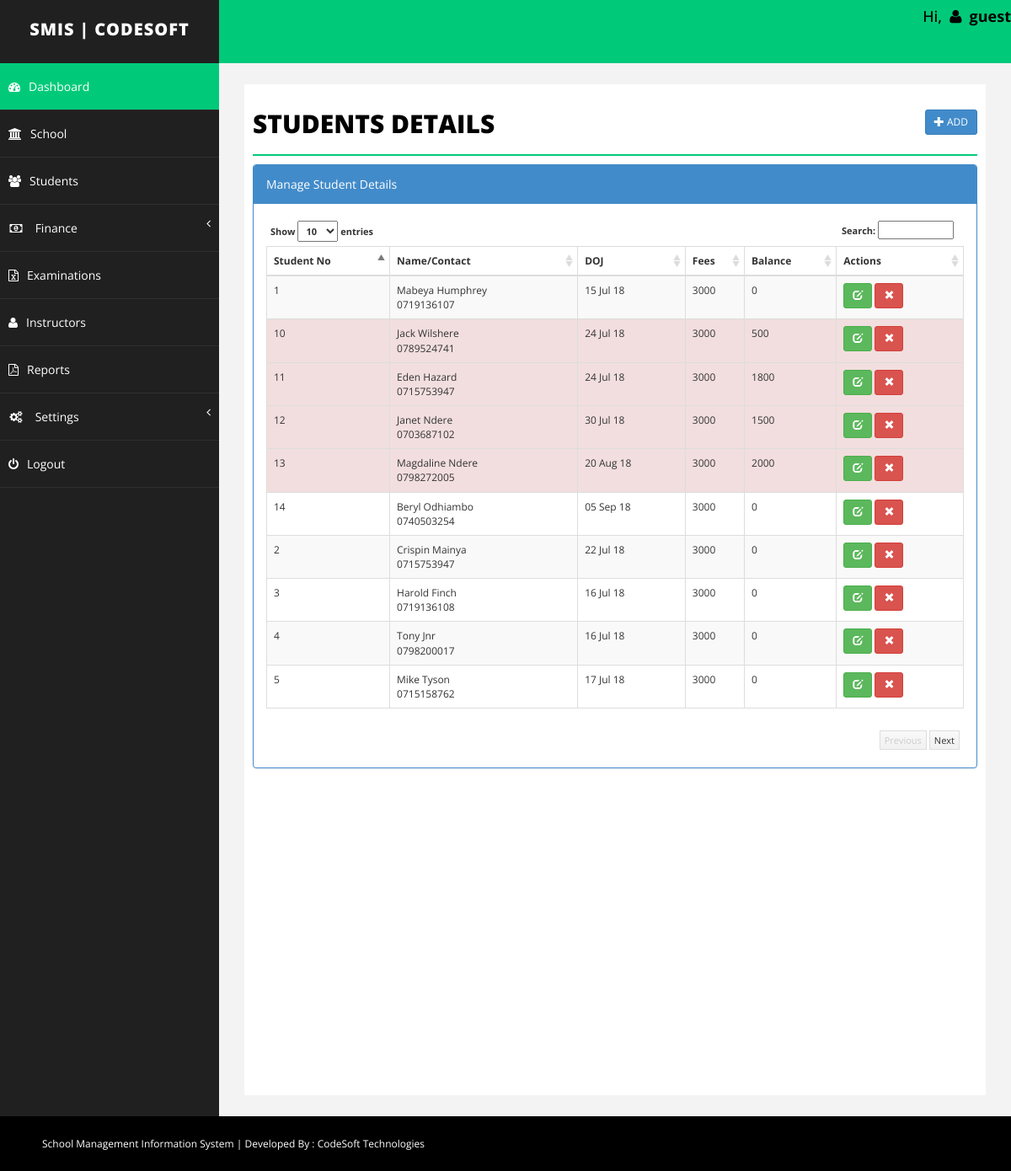
/Students/student.php (signed in), run on an earlier commit of the app's database.
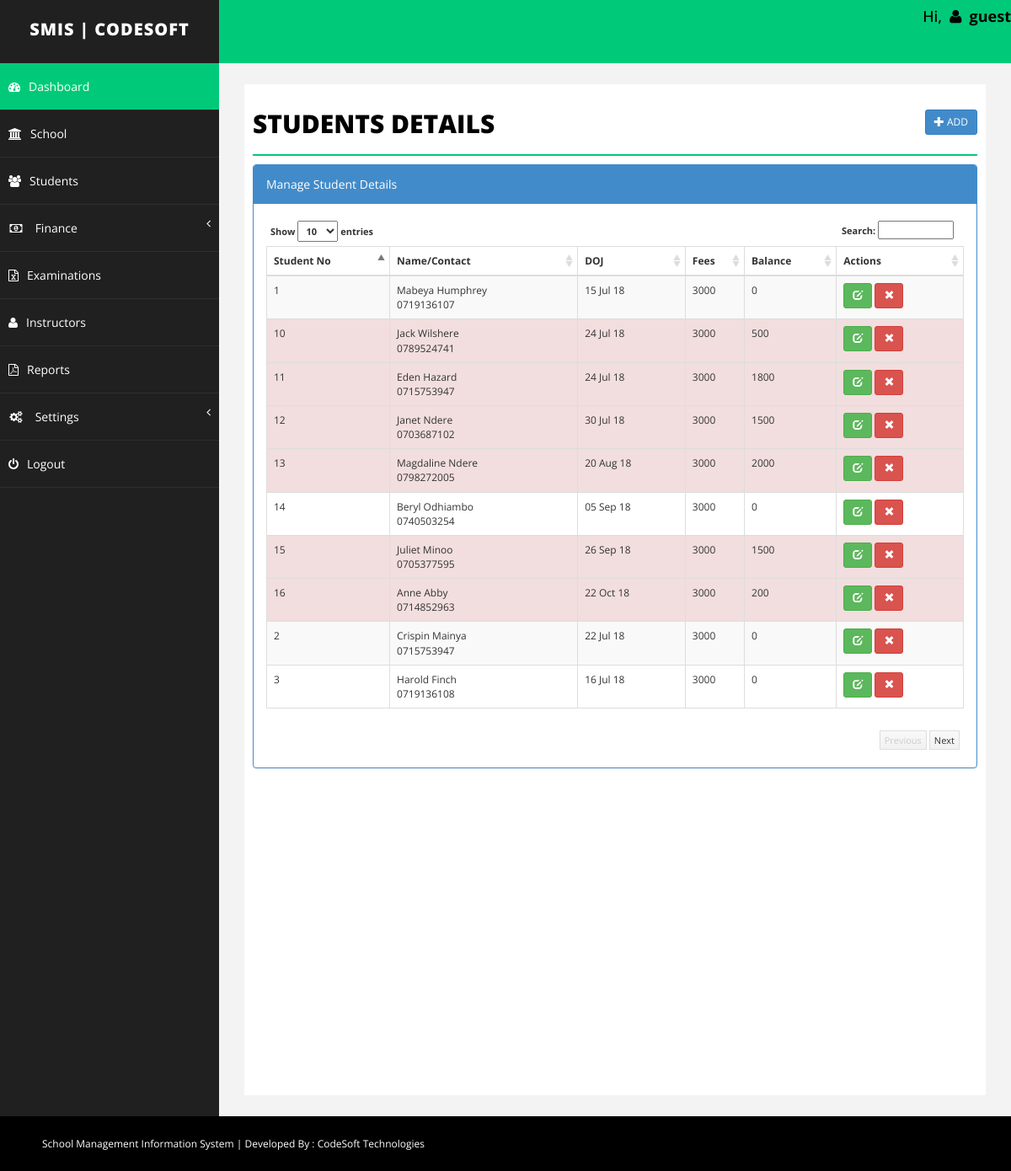
And on a later commit of the database.
### tables this page shows
CREATE TABLE `student` (
  `id` int(255) NOT NULL,
  `emailid` varchar(255) NOT NULL,
  `sname` varchar(255) NOT NULL,
  `joindate` datetime NOT NULL,
  `about` text NOT NULL,
  `contact` varchar(255) NOT NULL,
  `fees` int(255) NOT NULL,
  `branch` varchar(255) NOT NULL,
  `balance` int(255) NOT NULL,
  `delete_status` enum('0','1') NOT NULL DEFAULT '0'
);

### Students/student.php (the view, shortened to what the rows shown need)
<?php
	include("../Include/dbconnect.php");
	$id="";
	$emailid='';
	$sname='';
	$joindate = '';
	$remark='';
	$contact='';
	$balance = 0;
	$fees='';
	$about = '';
	$branch='';
	$action = "add";
?>
<!DOCTYPE html>
<html xmlns="http://www.w3.org/1999/xhtml">
<head>
	<?php include("../Include/links.php"); ?>
</head>
<?php
	include("../Include/header.php");
?>
        <div id="page-wrapper">
            <div id="page-inner">
                <div class="row">
                    <div class="col-md-12">
                        <h1 class="page-head-line">Students Details
							<?php
								echo (isset($_GET['action']) && @$_GET['action']=="add" || @$_GET['action']=="edit")?
								' <a href="student.php" class="btn btn-primary btn-sm pull-right">Back <i class="glyphicon glyphicon-arrow-right"></i></a>':'<a href="student.php?action=add" class="btn btn-primary btn-sm pull-right"><i class="glyphicon glyphicon-plus"></i> Add </a>';
							?>
						</h1>
                    </div>
                </div>
				<?php
				if(isset($_GET['action']) && @$_GET['action']=="add" || @$_GET['action']=="edit")
				{
				?>
				<script type="text/javascript" src="../../js/validation/jquery.validate.min.js"></script>
                	<div class="row">
						<div class="col-sm-10 col-sm-offset-1">
               				<div class="panel panel-primary">
								<div class="panel-heading">
									<?php echo ($action=="add")? "Add Student": "Edit Student"; ?>
								</div>
								<form action="student.php" method="post" id="signupForm1" class="form-horizontal">
                        		<div class="panel-body">
									<fieldset class="scheduler-border" >
						 				<legend  class="scheduler-border">Personal Information:</legend>
											<div class="form-group">
												<label class="col-sm-2 control-label" for="Old">Name* </label>
												<div class="col-sm-10">
													<input type="text" class="form-control" id="sname" name="sname" value="<?php echo $sname;?>"  />
												</div>
											</div>
											<div class="form-group">
													<label class="col-sm-2 control-label" for="Old">Contact* </label>
													<div class="col-sm-10">
														<input type="text" class="form-control" id="contact" name="contact" value="<?php echo $contact;?>" maxlength="10" />
													</div>
											</div>
											<div class="form-group">
												<label class="col-sm-2 control-label" for="Old">Branch* </label>
												<div class="col-sm-10">
													<select  class="form-control" id="branch" name="branch" >
														<option value="" >Select Branch</option>
														<?php
															$sql = "select * from branch where delete_status='0' order by branch.branch asc";
															$q = $conn->query($sql);
															while($r = $q->fetch_assoc())
															{
															echo '<option value="'.$r['id'].'"  '.(($branch==$r['id'])?'selected="selected"':'').'>'.$r['branch'].'</option>';
															}
														?>
													</select>
												</div>
											</div>
											<div class="form-group">
												<label class="col-sm-2 control-label" for="Old">DOJ* </label>
													<div class="col-sm-10">
														<input type="text" class="form-control" id="joindate" name="joindate" value="<?php echo  ($joindate!='')?date("Y-m-d", strtotime($joindate)):'';?>" style="background-color: #fff;" readonly />
													</div>
											</div>
						 			</fieldset>
									<fieldset class="scheduler-border" >
						 				<legend  class="scheduler-border">Fee Information:</legend>
										<div class="form-group">
												<label class="col-sm-2 control-label" for="Old">Total Fees* </label>
												<div class="col-sm-10">
													<input type="text" class="form-control" id="fees" name="fees" value="<?php echo $fees;?>" <?php echo ($action=="update")?"disabled":""; ?>  />
												</div>
										</div>
										<?php
										if($action=="add")
										{
										?>
										<div class="form-group">
												<label class="col-sm-2 control-label" for="Old">Advance Fee* </label>
												<div class="col-sm-10">
													<input type="text" class="form-control" id="advancefees" name="advancefees" readonly   />
												</div>
										</div>
										<?php
										}
										?>
										<div class="form-group">
												<label class="col-sm-2 control-label" for="Old">Balance </label>
												<div class="col-sm-10">
													<input type="text" class="form-control"  id="balance" name="balance" value="<?php echo $balance;?>" disabled />
												</div>
										</div>
										<?php
										if($action=="add")
										{
										?>
										<div class="form-group">
											<label class="col-sm-2 control-label" for="Password">Fee Remark </label>
											<div class="col-sm-10">
												<textarea class="form-control" id="remark" name="remark"><?php echo $remark;?></textarea >
											</div>
										</div>
										<?php
										}
										?>
									</fieldset>
							 		<fieldset class="scheduler-border" >
						 				<legend  class="scheduler-border">Optional Information:</legend>
										<div class="form-group">
											<label class="col-sm-2 control-label" for="Password">About Student </label>
											<div class="col-sm-10">
												<textarea class="form-control" id="about" name="about"><?php echo $about;?></textarea >
											</div>
										</div>
										<div class="form-group">
											<label class="col-sm-2 control-label" for="Old">Email Id </label>
											<div class="col-sm-10">
												<input type="text" class="form-control" id="emailid" name="emailid" value="<?php echo $emailid;?>"  />
											</div>
										</div>
									</fieldset>
									<div class="form-group">
										<div class="col-sm-8 col-sm-offset-2">
											<input type="hidden" name="id" value="<?php echo $id;?>">
											<input type="hidden" name="action" value="<?php echo $action;?>">
											<button type="submit" name="save" class="btn btn-primary">Save </button>
										</div>
									</div>
                         		</div>
							</form>
                        </div>
                    </div>
                </div>
			<script type="text/javascript">
				$( document ).ready( function () {
				$( "#joindate" ).datepicker({
					dateFormat:"yy-mm-dd",
					changeMonth: true,
					changeYear: true,
					yearRange: "1970:<?php echo date('Y');?>"
					});
				if($("#signupForm1").length > 0)
				{
				<?php if($action=='add')
				{
				?>
				$( "#signupForm1" ).validate( {
					rules: {
						sname: "required",
						joindate: "required",
						emailid: "email",
						branch: "required",
					contact: {
						required: true,
						digits: true
					},
					fees: {
						required: true,
						digits: true
					},
					advancefees: {
						required: true,
						digits: true
					},
				},
				<?php
				}else
				{
				?>
				$( "#signupForm1" ).validate( {
					rules: {
						sname: "required",
						joindate: "required",
						emailid: "email",
						branch: "required",
						contact: {
							required: true,
							digits: true
						}
					},
					<?php
					}
					?>
					errorElement: "em",
					errorPlacement: function ( error, element ) {
						// Add the `help-block` class to the error element
						error.addClass( "help-block" );
						// Add `has-feedback` class to the parent div.form-group
						// in order to add icons to inputs
						element.parents( ".col-sm-10" ).addClass( "has-feedback" );
						if ( element.prop( "type" ) === "checkbox" ) {
							error.insertAfter( element.parent( "label" ) );
						} else {
							error.insertAfter( element );
						}
						// Add the span element, if doesn't exists, and apply the icon classes to it.
						if ( !element.next( "span" )[ 0 ] ) {
							$( "<span class='glyphicon glyphicon-remove form-control-feedback'></span>" ).insertAfter( element );
						}
					},
					success: function ( label, element ) {
						// Add the span element, if doesn't exists, and apply the icon classes to it.
						if ( !$( element ).next( "span" )[ 0 ] ) {
							$( "<span class='glyphicon glyphicon-ok form-control-feedback'></span>" ).insertAfter( $( element ) );
						}
					},
					highlight: function ( element, errorClass, validClass ) {
						$( element ).parents( ".col-sm-10" ).addClass( "has-error" ).removeClass( "has-success" );
						$( element ).next( "span" ).addClass( "glyphicon-remove" ).removeClass( "glyphicon-ok" );
					},
					unhighlight: function ( element, errorClass, validClass ) {
						$( element ).parents( ".col-sm-10" ).addClass( "has-success" ).removeClass( "has-error" );
						$( element ).next( "span" ).addClass( "glyphicon-ok" ).removeClass( "glyphicon-remove" );
					}
				} );
				}
				} );
				$("#fees").keyup( function(){
					$("#advancefees").val("");
					$("#balance").val(0);
					var fee = $.trim($(this).val());
					if( fee!='' && !isNaN(fee))
					{
						$("#advancefees").removeAttr("readonly");
						$("#balance").val(fee);
						$('#advancefees').rules("add", {
							max: parseInt(fee)
						});
					}
					else{
						$("#advancefees").attr("readonly","readonly");
					}
				});
				$("#advancefees").keyup( function(){
					var advancefees = parseInt($.trim($(this).val()));
					var totalfee = parseInt($("#fees").val());
					if( advancefees!='' && !isNaN(advancefees) && advancefees<=totalfee)
					{
						var balance = totalfee-advancefees;
						$("#balance").val(balance);
					}
					else{
						$("#balance").val(totalfee);
					}
				});
			</script>
			<?php
				}else{
			?>
			<link href="../../css/datatable/datatable.css" rel="stylesheet" />
			<div class="panel panel-primary">
                <div class="panel-body">
                    <div class="table-sorting table-responsive">
                        <table class="table table-striped table-bordered table-hover" id="tSortable22">
                            <thead>
                                <tr>
                                    <th>Student No</th>
                                    <th>Name/Contact</th>
                                    <th>DOJ</th>
                                    <th>Fees</th>
									<th>Balance</th>
									<th>Actions</th>
                                </tr>
                            </thead>
                            <tbody>
								<?php
									$sql = "select * from student where delete_status='0'";
									$q = $conn->query($sql);
									$i=1;
									while($r = $q->fetch_assoc())
									{
									echo '<tr '.(($r['balance']>0)?'class="danger"':'').'>
                                            <td>'.$i.'</td>
                                            <td>'.$r['sname'].'<br/>'.$r['contact'].'</td>
                                            <td>'.date("d M y", strtotime($r['joindate'])).'</td>
                                            <td>'.$r['fees'].'</td>
											<td>'.$r['balance'].'</td>
											<td>
												<a href="student.php?action=edit&id='.$r['id'].'" class="btn btn-success btn-sm"><span class="glyphicon glyphicon-edit"></span></a>
												<a onclick="return confirm(\'Are you sure you want to delete this record\');" href="student.php?action=delete&id='.$r['id'].'" class="btn btn-danger btn-sm"><span class="glyphicon glyphicon-remove"></span></a>
											</td>
                                        </tr>';
										$i++;
									}
								?>
                            </tbody>
                        </table>
                    </div>
                </div>
            </div>
			<?php
			}
			?>
        </div>
    </div>
</div>
</body>
</html>

What changed in the data, as far as the page shows it:
no longer on this page (row unchanged): student: sname "Tony Jnr", contact "0798200017", joindate "16 Jul 18", fees "3000", balance "0"
no longer on this page (row unchanged): student: sname "Mike Tyson", contact "0715158762", joindate "17 Jul 18", fees "3000", balance "0"
added student: sname "Juliet Minoo", contact "0705377595", joindate "26 Sep 18", fees "3000", balance "1500"
added student: sname "Anne Abby", contact "0714852963", joindate "22 Oct 18", fees "3000", balance "200"
